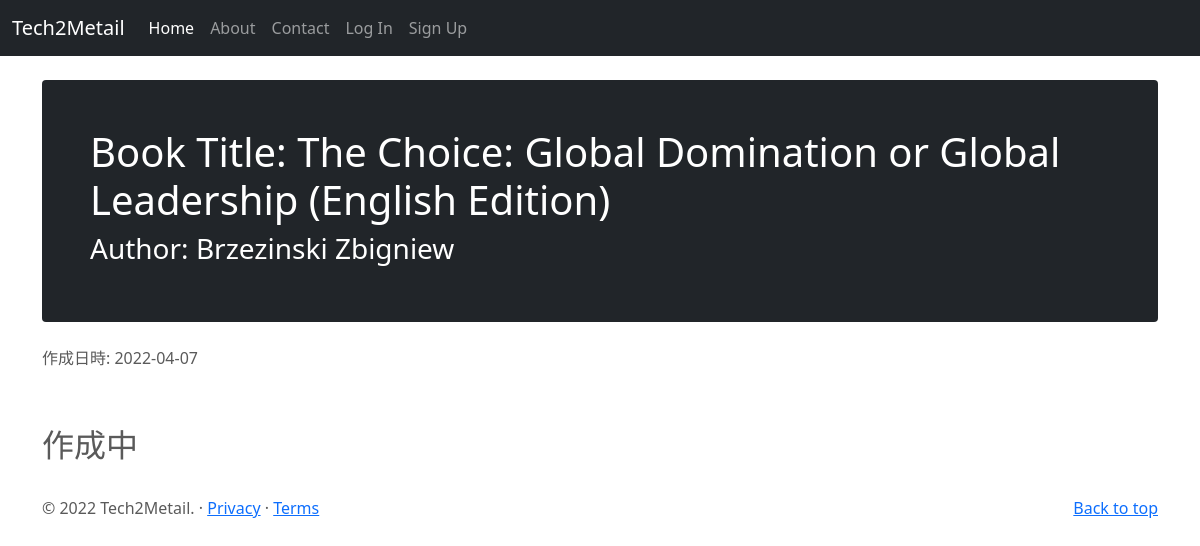
The page /books/book_id=1 on the database as committed earlier.
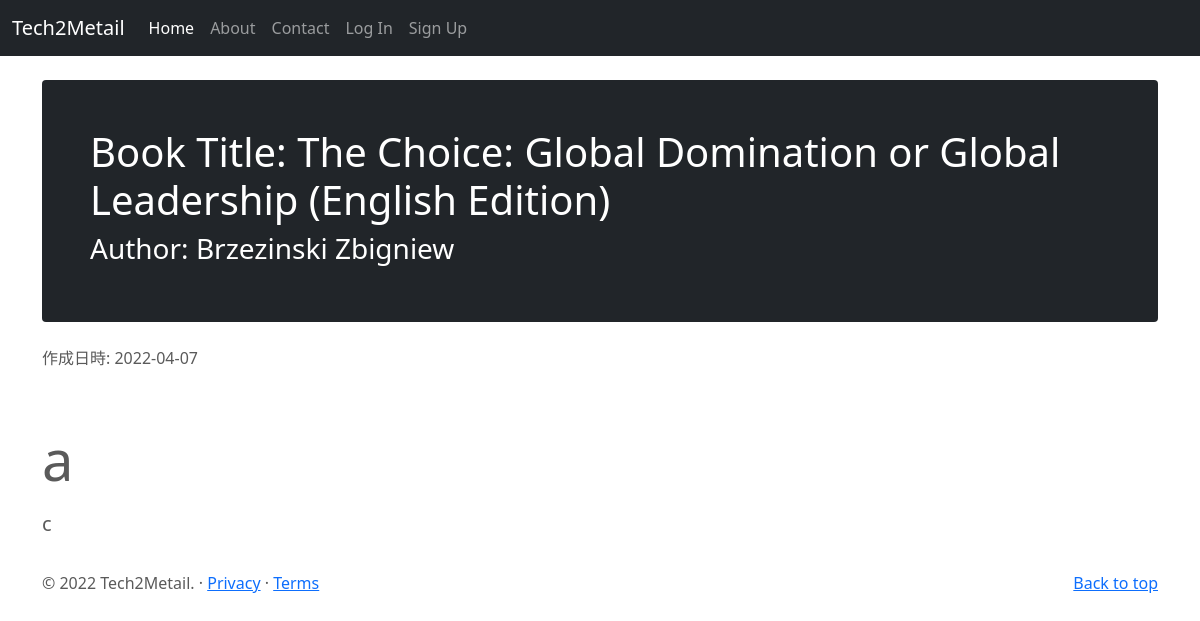
The same page on the database as committed later.
### tech2metailblog/models.py (models this page shows, shortened)
class Books(db.Model):
    __tablename__ = 'books'
    id = db.Column(db.Integer, primary_key = True)
    title = db.Column(db.String(50),unique=True, nullable=False)
    author = db.Column(db.String(50), nullable=False)
    published_by = db.Column(db.String(50), nullable=False)
    published_at = db.Column(db.Integer, nullable=False)
    img_link = db.Column(db.String(100))
    pur_link = db.Column(db.String(100))
    created_at = db.Column(db.DateTime)
    booksposts = db.relationship('BooksPost',backref='book',lazy=True)

class BooksPost(db.Model):
    users = db.relationship(User)
    books = db.relationship(Books)
    id = db.Column(db.Integer, primary_key=True)
    user_id = db.Column(db.Integer,db.ForeignKey('users.id'),nullable=False)
    book_id = db.Column(db.Integer,db.ForeignKey('books.id'),nullable=False)
    date = db.Column(db.DateTime,nullable=False,default=datetime.now(pytz.timezone('Asia/Tokyo')))
    title = db.Column(db.String(140),nullable=False)
    text = db.Column(db.Text,nullable=False)

### tech2metailblog/books/views.py (the view)
@books.route('/books/book_id=<int:book_id>', methods=['GET'])
def show_book(book_id):
    bookspost = BooksPost.query.get(book_id)
    book = Books.query.get_or_404(book_id)
    return render_template('books/show.html', book=book, bookspost=bookspost,admin_user=admin_user)

### tech2metailblog/templates/books/show.html (shortened to what this page needs)
{% extends "base.html" %}
{% block content %}
<div class="container">
    <div class="p-4 p-md-5 mb-4 text-white rounded bg-dark">
        <h1>Book Title: {{ book.title }}</h1>
        <h3>Author: {{ book.author }}</h3>
    </div>
作成日時: {{ book.created_at.strftime('%Y-%m-%d') }}
<br><br>
</div>
<div class="container">
    {% if bookspost == None %}
    <div class="">
      <h2>作成中</h2>
    </div>
    {% else %}
          <h3 class="display-4">{{bookspost.title}}</h3>
    <div>
        <p class="lead my-3">{{bookspost.text}}</p>
    </div>
{% endif %}
</div>
{% endblock %}

### tech2metailblog/templates/base.html (shortened to what this page needs)
<!DOCTYPE html>
<html lang="ja">
  <head>
        <link href="https://cdn.jsdelivr.net/npm/bootstrap@5.0.2/dist/css/bootstrap.min.css" rel="stylesheet">
        <link href="{{url_for('static',filename="style.css")}}" rel="stylesheet">
   </head>
<body>
    <header>
        <nav class="navbar navbar-expand-md navbar-dark fixed-top bg-dark">
          <div class="container-fluid">
            <a class="navbar-brand" href="#">Tech2Metail</a>
            <div class="collapse navbar-collapse" id="navbarCollapse">
              <ul class="navbar-nav me-auto mb-2 mb-md-0">
                <li class="nav-item">
                  <a class="nav-link active" aria-current="page" href="{{url_for('core.index')}}">Home</a>
                </li>
                <li class="nav-item">
                  <a class="nav-link" href="{{url_for('core.info')}}">About</a>
                </li>
                <li class="nav-item">
                  <a class="nav-link" href="{{url_for('contacts.contact')}}">Contact</a>
                </li>
                {% if current_user.is_authenticated %}
                <li class="nav-item">
                  <a class="nav-link" href="{{url_for('users.logout')}}" >Log Out</a>
                </li>
                <li class="nav-item">
                    <a class="nav-link" href="{{url_for('users.account',username=current_user.username)}}" >Account</a>
                </li>
                <li class="nav-item">
                  <a class="nav-link" href="{{url_for('users.user_posts',username=current_user.username)}}">Blogs</a>
                </li>
                <li class="nav-item">
                    <a class="nav-link" href="{{url_for('blog_posts.create_post')}}" >Create Post</a>
                </li>
                {% else %}
                <li class="nav-item">
                    <a class="nav-link" href="{{url_for('users.login')}}" >Log In</a>
                </li>
                <li class="nav-item">
                    <a class="nav-link" href="{{url_for('users.signup')}}" >Sign Up</a>
                </li>
                {% endif %}
              </ul>
            </div>
          </div>
        </nav>
    </header>
    <main class="main">
      {% block content%}
      {% endblock %}
      <footer class="container">
        <p class="float-end"><a href="#">Back to top</a></p>
        <p>&copy; 2022 Tech2Metail. &middot; <a href="#">Privacy</a> &middot; <a href="#">Terms</a></p>
      </footer>
    </main>
</body>
</html>

### tech2metailblog/static/style.css (style rules this page uses)
body { padding-top: 3rem; padding-bottom: 3rem; color: #5a5a5a; }
main { margin-top: 2rem; }
.container { margin-top: 2rem; }

Rows that differ between the two databases and show on the page:
added BooksPost: title "a", text "c"
Other text that changed with them:
text no longer shown: "作成中"
